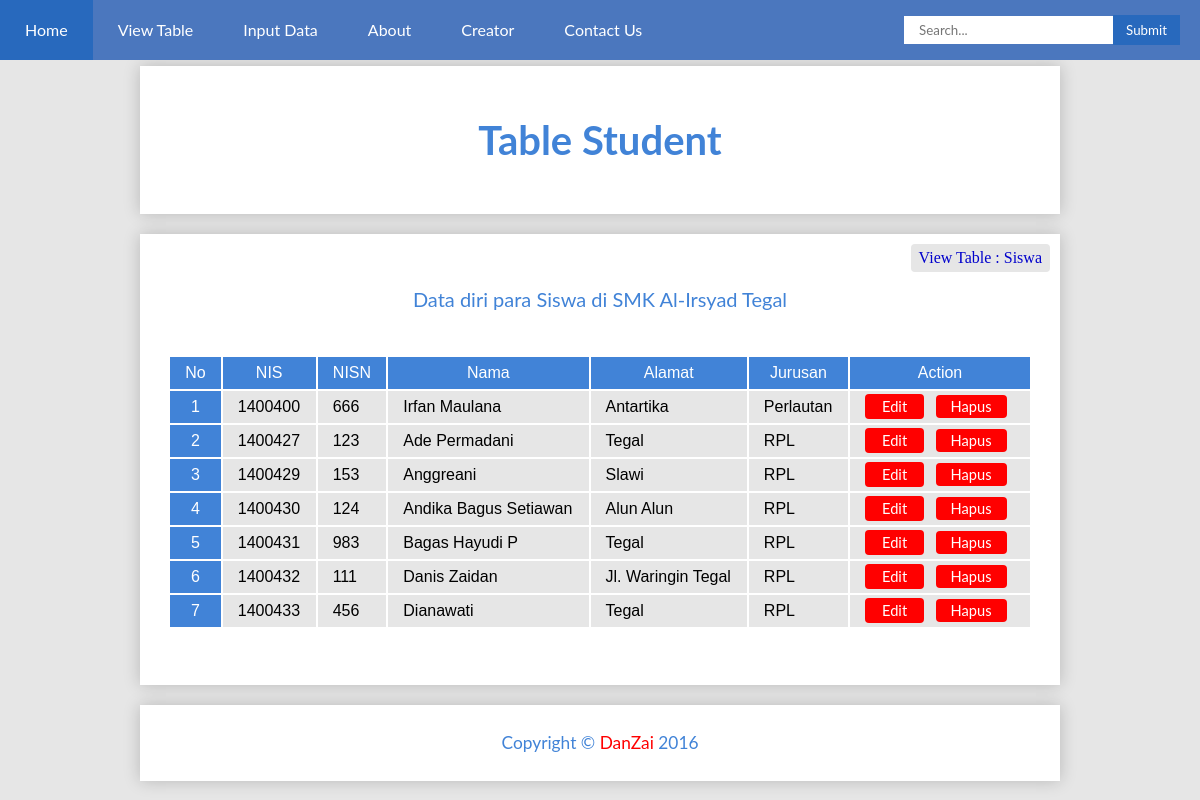
The app's page /siswa/index.php with its own data.
### tables this page shows
CREATE TABLE IF NOT EXISTS `tb_siswa` (
  `nis` int(7) NOT NULL DEFAULT '0',
  `nisn` int(10) DEFAULT NULL,
  `nama` varchar(50) DEFAULT NULL,
  `alamat` varchar(30) DEFAULT NULL,
  `jurusan` varchar(10) DEFAULT NULL,
  PRIMARY KEY (`nis`)
);

### siswa/index.php (the view, shortened to what this page needs)
<!DOCTYPE html>
<html>
<head>
  <link rel="stylesheet" type="text/css" href="../css/style.css">
</head>
<body>
<header>
	<?php include("../header.php"); ?>
</header>
<div class="kabeh">
  <div class="judul"><h3>Table Student</h3></div>
  <div class="isi">
    <p class="note">View Table : Siswa</p>
    <div class="ket"><p>Data diri para Siswa di SMK Al-Irsyad Tegal</p></div>
    <table width="auto" cellspacing="2" class="tabel">
      <tr class="warna">
        <td>No</td>
        <td>NIS</td>
        <td>NISN</td>
        <td>Nama</td>
        <td>Alamat</td>
        <td>Jurusan</td>
        <td>Action</td>
      </tr>
      <?php
        $nomor=1;
        $hasil = mysql_query("select * from tb_siswa");
        while($cetak=mysql_fetch_row($hasil)){
      ?>
      <tr>
        <td class="warna"> <?php echo $nomor; ?> </td>
        <td class="warna2"> <?php echo $cetak[0]; ?> </td>
        <td class="warna2"> <?php echo $cetak[1]; ?> </td>
        <td class="warna2"> <?php echo $cetak[2]; ?> </td>
        <td class="warna2"> <?php echo $cetak[3]; ?> </td>
        <td class="warna2"> <?php echo $cetak[4]; ?> </td>
        <td class="act">
          <a class="action1" href="editdata.php?id=<?php echo  $cetak[0] ?>" >Edit</a>
          <a class="action2" href="hapusdata.php?id=<?php echo $cetak[0] ?>" >Hapus</a>
        </td>
      <?php
        $nomor++;
        }
      ?>
      </tr>
    </table>
  </div>
  <footer class="footer">
  <p>Copyright &copy <a href="http://nexiapedia.blogspot.com/">DanZai</a> 2016</p>
  </footer>
</div>
</body>
</html>

### css/style.css (style rules this page uses)
body { margin: 0; padding: 0; background-color: #e6e6e6; }
a { font-family: "century gothic", lato, sans-serif; }
.kabeh { padding-top: 5.5%; }
.judul { margin: 0 auto; width: 75%; background-color: white; padding: 10px 10px; height: 100%; box-shadow: 0px 0px 16px 0px rgba(0,0,0,0.2); }
.judul h3 { font-family: 'Lato', sans-serif; text-align: center; font-size: 30pt; color: #4183D7; display: block; }
.ket { padding-top: 2.5%; padding-bottom: 0.5%; margin: 0 auto; width: 80%; }
.ket p { font-family: 'Lato', sans-serif; text-align: center; font-size: 15pt; color: #4183D7; }
.isi { margin: 20px auto; width: 75%; background-color: white; padding: 10px 10px; padding-bottom: 3%; min-height: 250px; box-shadow: 0px 0px 16px 0px rgba(0,0,0,0.2); }
.note { font-family: nexa; margin: 0; margin-bottom: 10px; padding: 5px 8px; float: right; background-color: #e6e6e6; border-radius: 4px; color: #0000cc; }
.tabel { margin: 20px auto; border: none; text-align: center; clear: both; width: 96%; }
.tabel td { padding: 7px 15px; font-family: 'Quicksand', sans-serif; }
.warna { background-color: #4183D7; color: #FFF; }
.warna2 { background-color: #e6e6e6; text-align: left; }
.act { background-color: #e6e6e6; text-align: left; width: 150px; }
.action1 { background-color: red; color: #FFF; padding: 4px 17px; border-radius: 4px; font-size: 11pt; margin-right: 7px; text-decoration: none; }
.action2 { background-color: red; color: #FFF; padding: 3px 15px; border-radius: 4px; font-size: 11pt; text-decoration: none; }
.footer { margin: 0 auto; margin-top: 10px; width: 75%; background-color: white; padding: 10px 10px; height: 100%; box-shadow: 0px 0px 16px 0px rgba(0,0,0,0.2); }
.footer p { font-family: 'Lato', sans-serif; text-align: center; font-size: 13pt; color: #4183D7; }
.footer a { text-decoration: none; color: red; }

### records on screen
tb_siswa: nis "1400400", nisn "666", nama "Irfan Maulana", alamat "Antartika", jurusan "Perlautan"
tb_siswa: nis "1400427", nisn "123", nama "Ade Permadani", alamat "Tegal", jurusan "RPL"
tb_siswa: nis "1400429", nisn "153", nama "Anggreani", alamat "Slawi", jurusan "RPL"
tb_siswa: nis "1400430", nisn "124", nama "Andika Bagus Setiawan", alamat "Alun Alun", jurusan "RPL"
tb_siswa: nis "1400431", nisn "983", nama "Bagas Hayudi P", alamat "Tegal", jurusan "RPL"
tb_siswa: nis "1400432", nisn "111", nama "Danis Zaidan", alamat "Jl. Waringin Tegal", jurusan "RPL"
tb_siswa: nis "1400433", nisn "456", nama "Dianawati", alamat "Tegal", jurusan "RPL"
